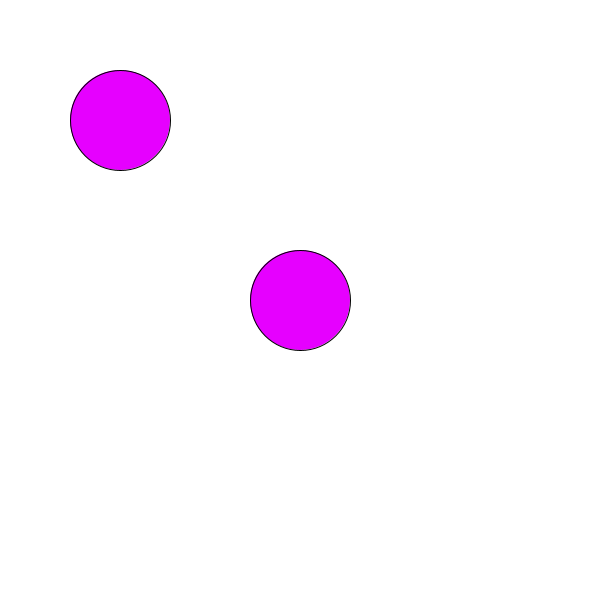
Frame 1 (no input)
Frame 60 (the mouse pressed at the canvas centre just before this capture): identical to frame 1, image omitted
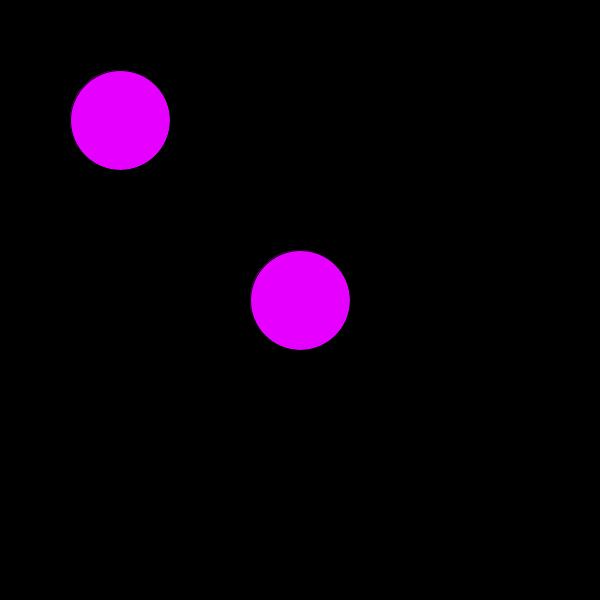
Frame 120 (the mouse held since frame 60 and released just before this capture)

The Processing sketch that drew these frames (run headless with seeded random() and noise(); from frame 60 on, the mouse is pressed at the canvas centre):

// Processing sketch: sketch_interactiveButton_
// ── sketch_interactiveButton_.pde
int x; 
int y; 
int l;
int z;
int size; 
float dist; 
boolean buttonClicked; 
boolean buttonPressed;

//set up a second button 
//do something else when that button is clicked

void setup(){
  size(600, 600); 
  x = width/2; 
  y = height/2;
  l = width/5;
  z = height/5;
  size = 100; 
}

void draw(){
    
  if(buttonClicked){
    background(0); 
    fill(255, 0, 0); 
  }else{
    background(255); 
    fill(0, 255, 0); 
  }
  
  //ellipse(x, y, size, size);  
  
  println(calcDistance(x, y)); 
  
  if(buttonPressed){
    //background(0); 
    fill(0, 0, 255); 
  }else{
    //background(255); 
    fill(230, 0, 255); 
  }
  ellipse(x, y, size, size);  
  ellipse(l, z, size, size);  
  
}

void mousePressed(){
  if(calcDistance(x,y) <= 50){
    buttonClicked = !buttonClicked; 
  }
  
  if(calcDistance(l,z) <= 50){
    buttonPressed = !buttonPressed; 
  }
  //calculating distance between second button 
  //hint set up a second boolean 
}

float calcDistance(int xPos, int yPos){
    dist = dist(mouseX, mouseY, xPos, yPos);
    return dist; 
}
